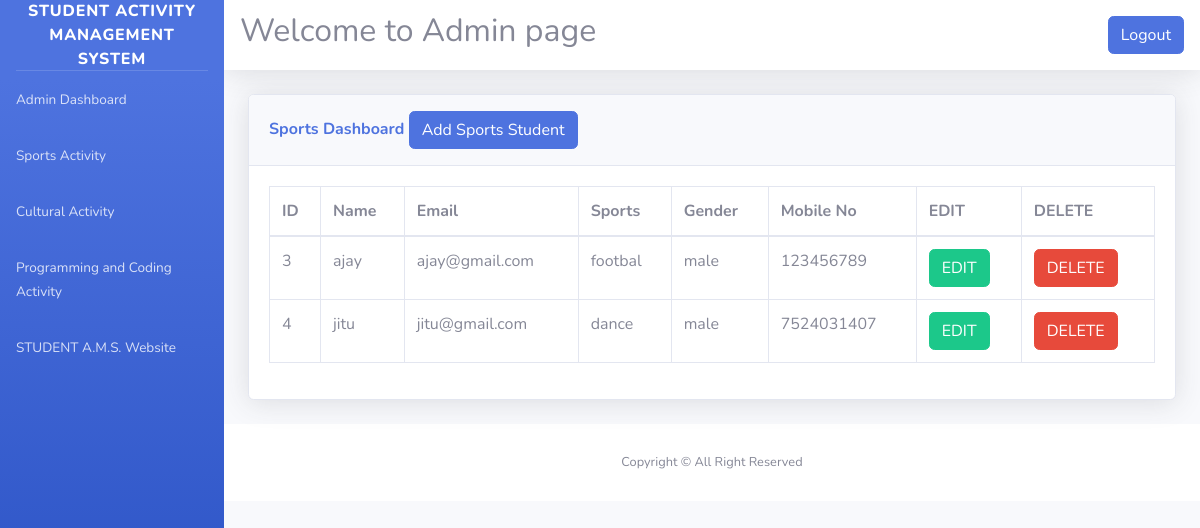
Page /admin/sport_register.php (signed in) on the committed database.
### tables this page shows
CREATE TABLE `sports` (
  `id` int(100) NOT NULL,
  `name` varchar(100) NOT NULL,
  `email` varchar(100) NOT NULL,
  `sports` varchar(100) NOT NULL,
  `gender` varchar(100) NOT NULL,
  `mobile` varchar(100) NOT NULL
);

### admin/sport_register.php (the view, shortened to what this page needs)
<?php
include('includes/header.php');
include('includes/navbar.php');
?>
<div class="container-fluid">
<div class="card shadow mb-4">
  <div class="card-header py-3">
    <h6 class="m-0 font-weight-bold text-primary">Sports Dashboard
            <button type="button" class="btn btn-primary" data-toggle="modal" data-target="#addadminprofile">
              Add Sports Student
            </button>
    </h6>
  </div>
  <div class="card-body">
    <div class="table-responsive">
      <?php
                $connection=mysqli_connect("localhost","root","","adminpanel");
                $query = "SELECT * FROM sports";
                $query_run = mysqli_query($connection, $query);
      ?>
      <table class="table table-bordered" id="dataTable" width="100%" cellspacing="0">
        <thead>
          <tr>
            <th> ID </th>
            <th> Name </th>
            <th>Email </th>
            <th>Sports</th>
            <th>Gender</th>
            <th>Mobile No</th>
            <th>EDIT </th>
            <th>DELETE </th>
          </tr>
        </thead>
        <tbody>
                  <?php
                        if(mysqli_num_rows($query_run) > 0)
                        {
                            while($row = mysqli_fetch_assoc($query_run))
                            {
                        ?>
                            <tr>
                                <td><?php  echo $row['id']; ?></td>
                                <td><?php  echo $row['name']; ?></td>
                                <td><?php  echo $row['email']; ?></td>
                                <td><?php  echo $row['sports']; ?></td>
                                <td><?php  echo $row['gender']; ?></td>
                                <td><?php  echo $row['mobile']; ?></td>
                                <td>
                                    <form action="sport_edit.php" method="post">
                                        <button type="submit" name="sport_edit_btn" class="btn btn-success"> EDIT</button>
                                    </form>
                                </td>
                                <td>
                                    <form action="code.php" method="post">
                                        <button type="submit" name="sport_delete_btn" class="btn btn-danger"> DELETE</button>
                                    </form>
                                </td>
                            </tr>
                        <?php
                            }
                        }
                        else {
                            echo "No Record Found";
                        }
                  ?>
        </tbody>
      </table>
    </div>
  </div>
</div>
</div>
<?php
include('includes/footer.php');
?>

### rows in the picture
sports: id "3", name "ajay", email "ajay@gmail.com", sports "footbal", gender "male", mobile "123456789"
sports: id "4", name "jitu", email "jitu@gmail.com", sports "dance", gender "male", mobile "7524031407"
